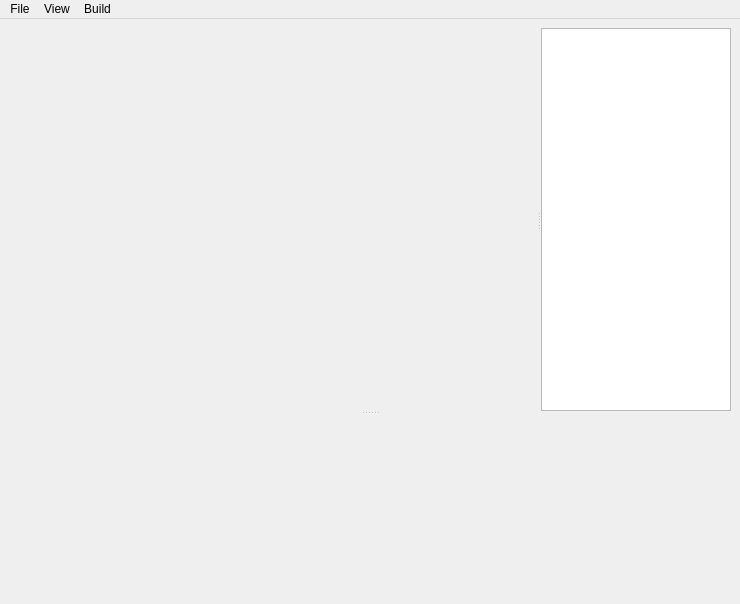
<?xml version="1.0" encoding="UTF-8"?>
<ui version="4.0">
 <class>MainWindow</class>
 <widget class="QMainWindow" name="MainWindow">
  <property name="geometry">
   <rect>
    <x>0</x>
    <y>0</y>
    <width>740</width>
    <height>604</height>
   </rect>
  </property>
  <property name="minimumSize">
   <size>
    <width>520</width>
    <height>420</height>
   </size>
  </property>
  <property name="windowTitle">
   <string>Wizard Studio</string>
  </property>
  <property name="windowIcon">
   <iconset resource="sources.qrc">
    <normaloff>:/sources/img/logo.svg</normaloff>:/sources/img/logo.svg</iconset>
  </property>
  <widget class="QWidget" name="centralwidget">
   <layout class="QVBoxLayout" name="verticalLayout_2">
    <item>
     <widget class="QSplitter" name="splitterAllContent">
      <property name="orientation">
       <enum>Qt::Vertical</enum>
      </property>
      <property name="opaqueResize">
       <bool>true</bool>
      </property>
      <property name="childrenCollapsible">
       <bool>false</bool>
      </property>
      <widget class="QSplitter" name="splitterStackedWidgetAndSidebar">
       <property name="orientation">
        <enum>Qt::Horizontal</enum>
       </property>
       <property name="opaqueResize">
        <bool>true</bool>
       </property>
       <property name="childrenCollapsible">
        <bool>false</bool>
       </property>
       <widget class="QStackedWidget" name="stackedWidget">
        <property name="minimumSize">
         <size>
          <width>0</width>
          <height>0</height>
         </size>
        </property>
        <property name="styleSheet">
         <string notr="true"/>
        </property>
        <property name="currentIndex">
         <number>0</number>
        </property>
        <widget class="StartSection" name="startSection"/>
        <widget class="WorkSection" name="workSection"/>
       </widget>
       <widget class="SideBar" name="sideBar">
        <property name="minimumSize">
         <size>
          <width>120</width>
          <height>0</height>
         </size>
        </property>
        <property name="maximumSize">
         <size>
          <width>190</width>
          <height>16777215</height>
         </size>
        </property>
        <property name="contextMenuPolicy">
         <enum>Qt::CustomContextMenu</enum>
        </property>
        <property name="acceptDrops">
         <bool>true</bool>
        </property>
        <property name="indentation">
         <number>15</number>
        </property>
        <property name="sortingEnabled">
         <bool>false</bool>
        </property>
        <property name="headerHidden">
         <bool>true</bool>
        </property>
        <attribute name="headerStretchLastSection">
         <bool>false</bool>
        </attribute>
        <column>
         <property name="text">
          <string notr="true">1</string>
         </property>
        </column>
       </widget>
      </widget>
      <widget class="Output" name="output" native="true">
       <property name="sizePolicy">
        <sizepolicy hsizetype="Preferred" vsizetype="Preferred">
         <horstretch>0</horstretch>
         <verstretch>0</verstretch>
        </sizepolicy>
       </property>
       <property name="minimumSize">
        <size>
         <width>0</width>
         <height>75</height>
        </size>
       </property>
       <property name="maximumSize">
        <size>
         <width>16777215</width>
         <height>180</height>
        </size>
       </property>
       <property name="sizeIncrement">
        <size>
         <width>0</width>
         <height>0</height>
        </size>
       </property>
       <property name="styleSheet">
        <string notr="true"/>
       </property>
      </widget>
     </widget>
    </item>
   </layout>
  </widget>
  <widget class="QMenuBar" name="menubar">
   <property name="geometry">
    <rect>
     <x>0</x>
     <y>0</y>
     <width>740</width>
     <height>25</height>
    </rect>
   </property>
   <widget class="QMenu" name="menuFile">
    <property name="title">
     <string>File</string>
    </property>
    <addaction name="actionOpenFile"/>
    <addaction name="actionOpenProject"/>
    <addaction name="actionNewFile"/>
    <addaction name="actionNewProject"/>
    <addaction name="separator"/>
    <addaction name="actionSaveFile"/>
   </widget>
   <widget class="QMenu" name="menuView">
    <property name="styleSheet">
     <string notr="true"/>
    </property>
    <property name="title">
     <string>View</string>
    </property>
    <addaction name="actionOutputConsole"/>
    <addaction name="actionSetting"/>
   </widget>
   <widget class="QMenu" name="menuBuild">
    <property name="title">
     <string>Build</string>
    </property>
    <addaction name="actionRun"/>
    <addaction name="actionCompile"/>
   </widget>
   <addaction name="menuFile"/>
   <addaction name="menuView"/>
   <addaction name="menuBuild"/>
  </widget>
  <widget class="QStatusBar" name="statusBar">
   <property name="minimumSize">
    <size>
     <width>0</width>
     <height>30</height>
    </size>
   </property>
   <property name="maximumSize">
    <size>
     <width>16777215</width>
     <height>30</height>
    </size>
   </property>
   <property name="styleSheet">
    <string notr="true"/>
   </property>
   <property name="sizeGripEnabled">
    <bool>false</bool>
   </property>
  </widget>
  <action name="actionNewFile">
   <property name="icon">
    <iconset resource="sources.qrc">
     <normaloff>:/sources/img/icons/createFile.svg</normaloff>:/sources/img/icons/createFile.svg</iconset>
   </property>
   <property name="text">
    <string>New file</string>
   </property>
   <property name="statusTip">
    <string/>
   </property>
  </action>
  <action name="actionOpenFile">
   <property name="icon">
    <iconset resource="sources.qrc">
     <normaloff>:/sources/img/icons/openFile.svg</normaloff>:/sources/img/icons/openFile.svg</iconset>
   </property>
   <property name="text">
    <string>Open file</string>
   </property>
  </action>
  <action name="actionSave">
   <property name="text">
    <string>Open project</string>
   </property>
  </action>
  <action name="actionOutputConsole">
   <property name="checkable">
    <bool>false</bool>
   </property>
   <property name="enabled">
    <bool>true</bool>
   </property>
   <property name="icon">
    <iconset resource="sources.qrc">
     <normaloff>:/sources/img/icons/Output.svg</normaloff>:/sources/img/icons/Output.svg</iconset>
   </property>
   <property name="text">
    <string>Output</string>
   </property>
   <property name="iconVisibleInMenu">
    <bool>true</bool>
   </property>
  </action>
  <action name="actionNewProject">
   <property name="icon">
    <iconset resource="sources.qrc">
     <normaloff>:/sources/img/icons/createProject.svg</normaloff>:/sources/img/icons/createProject.svg</iconset>
   </property>
   <property name="text">
    <string>New project</string>
   </property>
  </action>
  <action name="actionOpenProject">
   <property name="icon">
    <iconset resource="sources.qrc">
     <normaloff>:/sources/img/icons/openProject.svg</normaloff>:/sources/img/icons/openProject.svg</iconset>
   </property>
   <property name="text">
    <string>Open project</string>
   </property>
  </action>
  <action name="actionBuild">
   <property name="text">
    <string>Build</string>
   </property>
  </action>
  <action name="actionSaveFile">
   <property name="icon">
    <iconset resource="sources.qrc">
     <normaloff>:/sources/img/icons/saveFile.svg</normaloff>:/sources/img/icons/saveFile.svg</iconset>
   </property>
   <property name="text">
    <string>Save file</string>
   </property>
  </action>
  <action name="actionRun">
   <property name="icon">
    <iconset resource="sources.qrc">
     <normaloff>:/sources/img/icons/run.svg</normaloff>:/sources/img/icons/run.svg</iconset>
   </property>
   <property name="text">
    <string>Run</string>
   </property>
  </action>
  <action name="actionCompile">
   <property name="icon">
    <iconset resource="sources.qrc">
     <normaloff>:/sources/img/icons/compile.svg</normaloff>:/sources/img/icons/compile.svg</iconset>
   </property>
   <property name="text">
    <string>Compile</string>
   </property>
  </action>
  <action name="actionSetting">
   <property name="icon">
    <iconset resource="sources.qrc">
     <normaloff>:/sources/img/icons/setting.svg</normaloff>:/sources/img/icons/setting.svg</iconset>
   </property>
   <property name="text">
    <string>Setting</string>
   </property>
  </action>
  <action name="actionSidebar">
   <property name="text">
    <string>Sidebar</string>
   </property>
  </action>
 </widget>
 <customwidgets>
  <customwidget>
   <class>StartSection</class>
   <extends>QWidget</extends>
   <header>startsection.h</header>
   <container>1</container>
  </customwidget>
  <customwidget>
   <class>WorkSection</class>
   <extends>QWidget</extends>
   <header>worksection.h</header>
   <container>1</container>
  </customwidget>
  <customwidget>
   <class>SideBar</class>
   <extends>QTreeWidget</extends>
   <header>sidebar.h</header>
  </customwidget>
  <customwidget>
   <class>Output</class>
   <extends>QWidget</extends>
   <header>output.h</header>
   <container>1</container>
  </customwidget>
 </customwidgets>
 <resources>
  <include location="sources.qrc"/>
 </resources>
 <connections/>
</ui>
